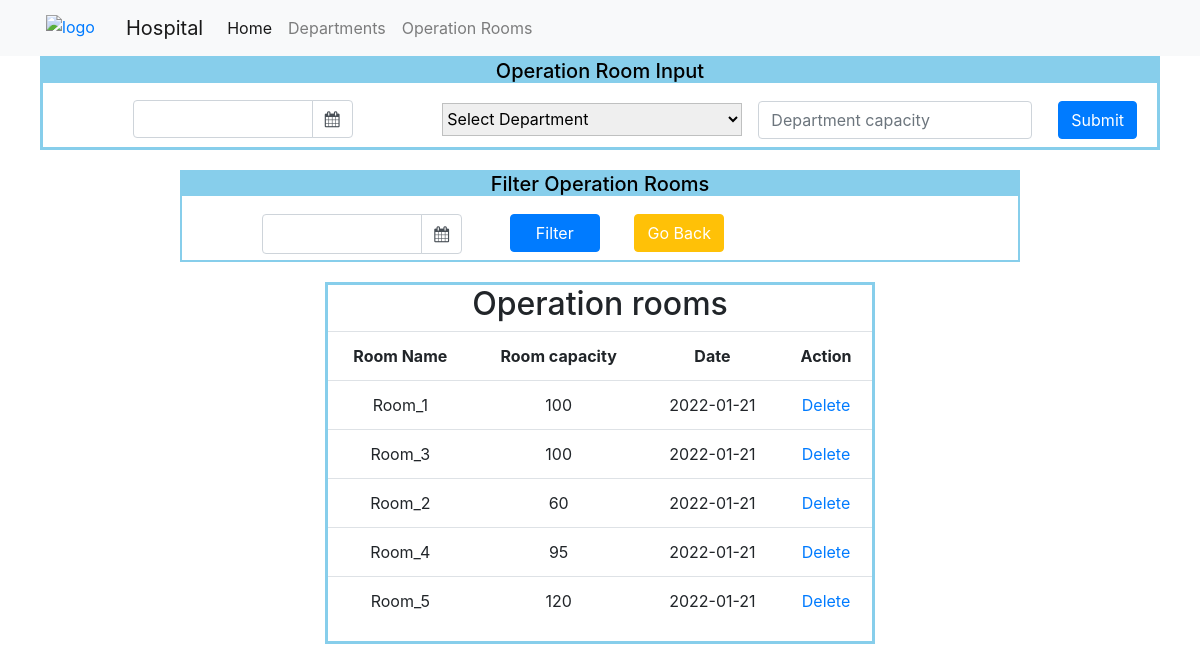
Before: /rooms with the older database file.
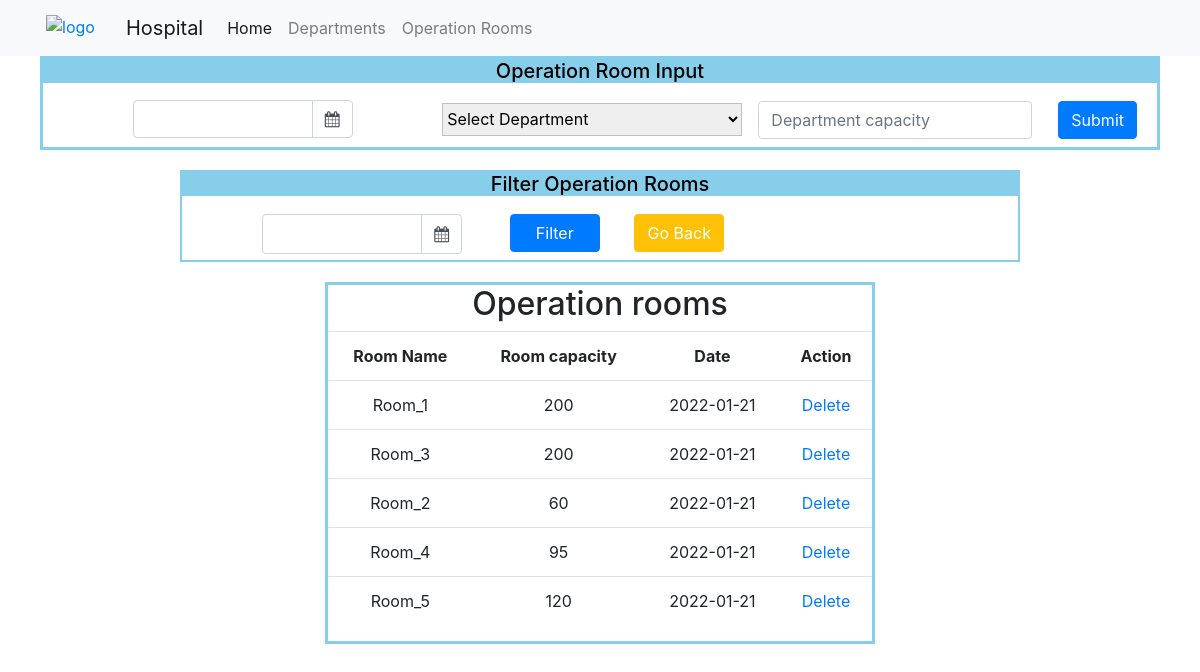
After: the same page with the newer database file.
### app.py (models this page shows, shortened)
class Operation_rooms_Info(db.Model):
    id = db.Column(db.String(200), primary_key=True)
    room_name = db.Column(db.String(200), nullable=False)
    room_capacity = db.Column(db.Integer, nullable=False)
    date = db.Column(db.DateTime, nullable=False)

### app.py (the view)
@app.route('/rooms', methods=['GET', 'POST'])
def get_rooms():
    if request.method == 'POST':
        if request.form['submit_btn3'] == 'submit_form3':
            date = request.form['date']
            room_name = request.form['room_name']
            room_capacity = request.form['room_capacity']
            new_room_info = Operation_rooms_Info(
                    id=str(room_name + '-' + str(uuid.uuid4())),
                    date=datetime.strptime(date, '%m/%d/%Y').date(),
                    room_name=room_name,
                    room_capacity=int(room_capacity),
                    )
            try:
                db.session.add(new_room_info)
                db.session.commit()
                return redirect('/rooms')
            except:
                print('There was an issue adding new user entry')
                raise
        elif request.form['submit_btn3'] == 'filter':
            filtered_date = datetime.strptime(request.form['filter_date'], '%m/%d/%Y')
            filtered_entries = Operation_rooms_Info.query.filter(Operation_rooms_Info.date==filtered_date).all()
            return render_template('room.html', rooms=filtered_entries)
    else:
        rooms_info = Operation_rooms_Info.query.order_by(Operation_rooms_Info.date).all()
    return render_template('room.html', rooms = rooms_info)

### templates/room.html (shortened to what the changed rows need)
<!DOCTYPE html>
<html lang="en">
<head>
    <link rel="stylesheet" href="{{ url_for('static', filename='css/styles.css') }}">
    <link rel="stylesheet" href="https://maxcdn.bootstrapcdn.com/bootstrap/4.0.0/css/bootstrap.min.css">
    <link rel="stylesheet" href="https://cdnjs.cloudflare.com/ajax/libs/bootstrap-datepicker/1.9.0/css/bootstrap-datepicker.min.css">
    <link rel="stylesheet" href="https://cdnjs.cloudflare.com/ajax/libs/font-awesome/4.7.0/css/font-awesome.min.css">
</head>
<body>
    <div class="Table_content_2" id="op_rooms_info">
        <table class="table">
            <thead><h2>Operation rooms</h2></thead>
            <tbody class="table_body">
                <tr>
                    <th>Room Name</th>
                    <th>Room capacity</th>
                    <th>Date</th>
                    <th>Action</th>
                </tr>
                {% for room in rooms: %}
                    <tr>
                        <td>{{room.room_name}}</td>
                        <td>{{room.room_capacity}}</td>
                        <td>{{room.date.date()}}</td>
                        <td>
                            <a href="/rooms/delete/{{room.id}}">Delete</a>
                        </td>
                    </tr>
                {% endfor %}
            </tbody>
        </table>
    </div>
</body>
</html>

Changed rows visible on the page:
changed Operation_rooms_Info "Room_1": room_capacity "100" → "200"
changed Operation_rooms_Info "Room_3": room_capacity "100" → "200"
